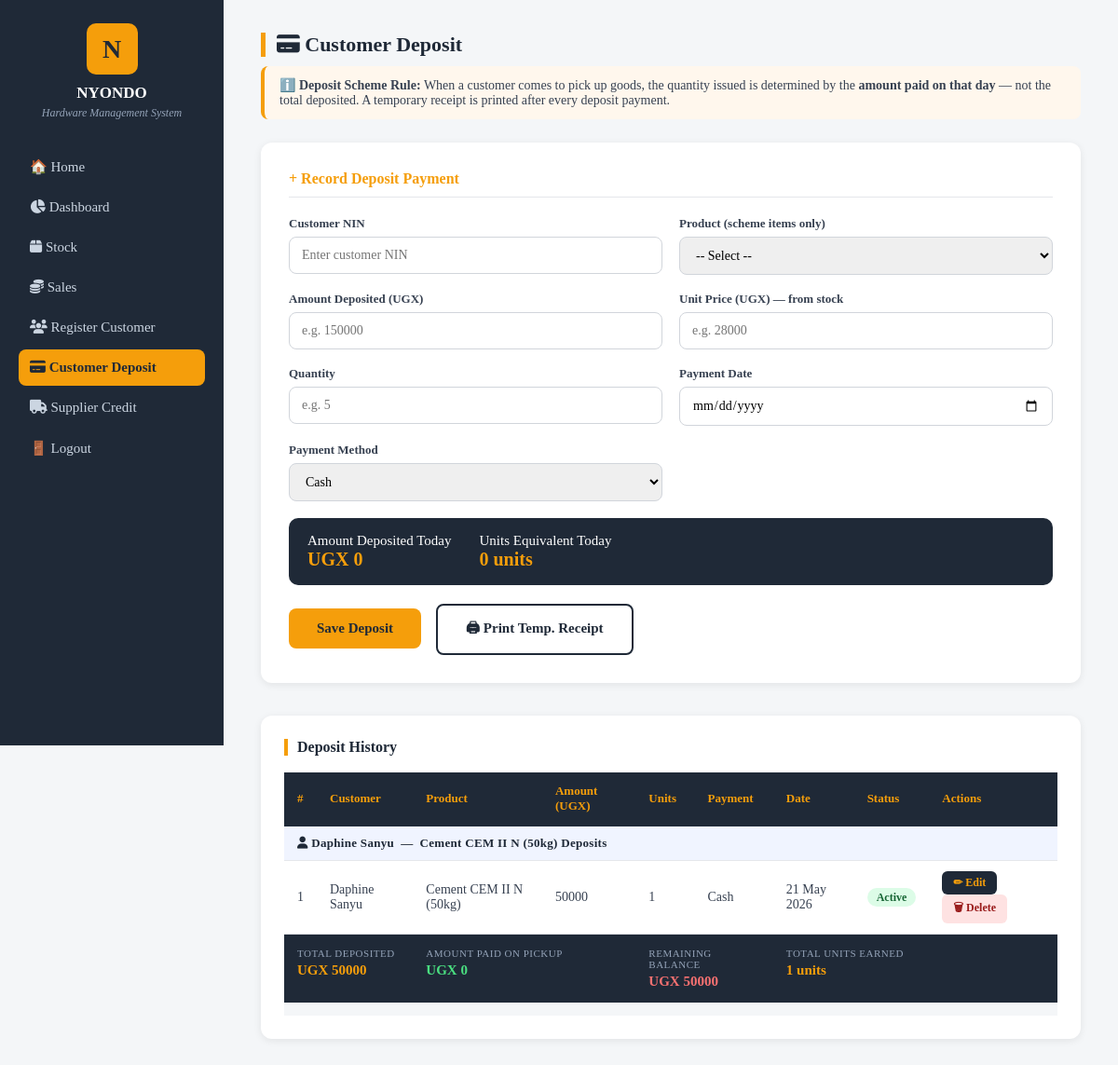
/customer_deposit/ (signed in), run on the app's committed database.
### nyondoapp/models.py (models this page shows, shortened)
class Customer(models.Model):
    full_name = models.CharField(max_length=200)  # must match name on National ID
    NIN = models.CharField(max_length=20, unique=True)  # National Identification Number
    phone = models.CharField(max_length=20)
    employer = models.CharField(max_length=200, blank=True)
    address = models.CharField(max_length=255, blank=True)
    PRODUCT_CHOICES = [
        ('cement_cem2', 'Cement CEM II N'),
        ('cement_cem3', 'Cement CEM III N'),
        ('iron_bar_10', 'Iron Bar 10mm'),
        ('iron_bar_12', 'Iron Bar 12mm'),
        ('iron_bar_16', 'Iron Bar 16mm'),
        ('iron_sheet_26', 'Iron Sheets 26G'),
        ('iron_sheet_28', 'Iron Sheets 28G'),
        ('iron_sheet_30', 'Iron Sheets 30G'),
    ]
    preferred_product = models.CharField(max_length=50, choices=PRODUCT_CHOICES)
    registration_date = models.DateField(auto_now_add=True)

class CustomerDeposit(models.Model):
    PAYMENT_CHOICES = [
        ('cash', 'Cash'),
        ('mobile_money', 'Mobile Money'),
        ('bank_transfer', 'Bank Transfer'),
    ]
    STATUS_CHOICES = [
        ('active', 'Active'),
        ('ready_pickup', 'Ready for Pickup'),
        ('collected', 'Collected'),
    ]
    customer              = models.ForeignKey(Customer, on_delete=models.CASCADE)
    product               = models.ForeignKey(Product, on_delete=models.CASCADE)
    amount_deposited      = models.DecimalField(max_digits=10, decimal_places=2)
    unit_price            = models.DecimalField(max_digits=10, decimal_places=2)
    quantity              = models.IntegerField(default=0)
    units_equivalent      = models.IntegerField(default=0)
    amount_paid_on_pickup = models.DecimalField(max_digits=12, decimal_places=0, default=0)
    payment_method        = models.CharField(max_length=20, choices=PAYMENT_CHOICES, default='cash')
    status                = models.CharField(max_length=20, choices=STATUS_CHOICES, default='active')
    date                  = models.DateField(auto_now_add=True)

class Product(models.Model):
    name = models.CharField(max_length=200)
    unit_cost = models.DecimalField(max_digits=10, decimal_places=2)  # buying price
    unit_price = models.DecimalField(max_digits=10, decimal_places=2)  # selling price
    quantity = models.IntegerField(default=0)  # current stock level

### nyondoapp/views.py (the view, shortened to what this page needs)
# urls.py: path('customer_deposit/', views.customer_deposit, name='customer_deposit'),
@login_required
def customer_deposit(request):
    role = get_user_role(request.user)
    if role == 'stockmanager':
        messages.error(request, 'You are not authorized to access customer deposits.')
        return redirect('/dashboard/stockmanager/')
    def build_groups():
        all_deposits = CustomerDeposit.objects.select_related(
            'customer', 'product'
        ).order_by('customer__full_name', '-date')
        grouped = defaultdict(list)
        for d in all_deposits:
            grouped[d.customer].append(d)
        customer_groups = []
        for customer, dep_list in grouped.items():
            total_deposited   = sum(d.amount_deposited   for d in dep_list)
            total_paid_pickup = sum(d.amount_paid_on_pickup for d in dep_list)
            remaining         = total_deposited - total_paid_pickup
            total_units       = sum(d.units_equivalent   for d in dep_list)
            customer_groups.append({
                'customer':          customer,
                'deposits':          dep_list,
                'total_deposited':   total_deposited,
                'total_paid_pickup': total_paid_pickup,
                'remaining':         remaining,
                'total_units':       total_units,
            })
        return customer_groups
    return render(request, 'customer_deposit.html', {
        'customer_groups': build_groups(),
        'products': Product.objects.all(),
    })

### nyondoapp/views.py (called while the page is built)
def get_user_role(user):
    groups = user.groups.values_list('name', flat=True)
    if 'admin' in groups:
        return 'admin'
    elif 'salesperson' in groups:
        return 'salesperson'
    elif 'stockmanager' in groups:
        return 'stockmanager'
    return None

### nyondoapp/templates/customer_deposit.html (shortened to what this page needs)
<!doctype html>
<html lang="en">
  <head>
    <link rel="stylesheet" href="https://cdnjs.cloudflare.com/ajax/libs/font-awesome/6.5.1/css/all.min.css" />
  </head>
  <body>
    <div class="sidebar" id="sidebar">
      <div class="logo-box">N</div>
      <h2>NYONDO</h2>
      <p class="tagline">Hardware Management System</p>
      <div class="menu">
        <a onclick="window.location.href = '/'">🏠 Home</a>
        <a onclick="window.location.href = '/dashboard/admin/'"><i class="fa-solid fa-chart-pie"></i> Dashboard</a>
        <a onclick="window.location.href = '/stock/'"><i class="fa-solid fa-box"></i> Stock</a>
        <a onclick="window.location.href = '/sales/'"><i class="fa-solid fa-coins"></i> Sales</a>
        <a onclick="window.location.href = '/customer_registration/'"><i class="fa-solid fa-users"></i> Register Customer</a>
        <a onclick="window.location.href = '/customer_deposit/'" class="active"><i class="fa-solid fa-credit-card"></i> Customer Deposit</a>
        <a onclick="window.location.href = '/supplier_credit/'"><i class="fa-solid fa-truck"></i> Supplier Credit</a>
        <a onclick="window.location.href = '/login/'">🚪 Logout</a>
      </div>
    </div>
    <div class="main">
      <div class="page-title"><i class="fa-solid fa-credit-card"></i> Customer Deposit</div>
      <div class="scheme-note">
        ℹ️ <strong>Deposit Scheme Rule:</strong> When a customer comes to pick
        up goods, the quantity issued is determined by the
        <strong>amount paid on that day</strong> — not the total deposited. A
        temporary receipt is printed after every deposit payment.
      </div>
      <div class="form-card">
        <h3>+ Record Deposit Payment</h3>
        <form method="POST" action="/customer_deposit/">
          <div class="form-grid">
            <div>
              <label>Customer NIN</label>
              <input type="text" name="nin" placeholder="Enter customer NIN" />
            </div>
            <div>
              <label>Product (scheme items only)</label>
              <select name="product_id" id="product_select" onchange="updateUnitPrice()">
                <option value="" data-unit="0">-- Select --</option>
              </select>
            </div>
            <div>
              <label>Amount Deposited (UGX)</label>
              <input type="number" name="amount_deposited" id="deposit_amt"
                     placeholder="e.g. 150000" oninput="calcUnits()" />
            </div>
            <div>
              <label>Unit Price (UGX) — from stock</label>
              <input type="number" id="unit_p" placeholder="e.g. 28000"
                     readonly />
            </div>
            <div>
              <label>Quantity</label>
              <input type="number" name="quantity" id="deposit_qty"
                     placeholder="e.g. 5" min="0" oninput="qtyChanged()" />
            </div>
            <div>
              <label>Payment Date</label>
              <input type="date" name="payment_date" />
            </div>
            <div>
              <label>Payment Method</label>
              <select name="payment_method">
                <option value="cash">Cash</option>
              </select>
            </div>
          </div>
          <div class="balance-box">
            <div class="item">
              Amount Deposited Today
              <span id="total-dep">UGX 0</span>
            </div>
            <div class="item">
              Units Equivalent Today
              <span id="units-eq">0 units</span>
            </div>
          </div>
          <button class="btn-submit" type="submit">Save Deposit</button>
          <button type="button" class="btn-receipt" onclick="window.print()">
            🖨 Print Temp. Receipt
          </button>
        </form>
      </div>
      <div class="table-section">
        <h3>Deposit History</h3>
        <div class="table-wrapper">
        <table>
          <thead>
            <tr>
              <th>#</th>
              <th>Customer</th>
              <th>Product</th>
              <th>Amount (UGX)</th>
              <th>Units</th>
              <th>Payment</th>
              <th>Date</th>
              <th>Status</th>
              <th>Actions</th>
            </tr>
          </thead>
          <tbody>
            {% for group in customer_groups %}
              <tr class="customer-group-header">
                <td colspan="9">
                  <i class="fa-solid fa-user"></i> {{ group.customer.full_name }}
                  &nbsp;—&nbsp;
                  {{ group.deposits.0.product.name }} Deposits
                </td>
              </tr>
              {% for deposit in group.deposits %}
              <tr>
                <td>{{ forloop.counter }}</td>
                <td>{{ deposit.customer.full_name }}</td>
                <td>{{ deposit.product.name }}</td>
                <td>{{ deposit.amount_deposited|floatformat:0 }}</td>
                <td>{{ deposit.units_equivalent }}</td>
                <td>{{ deposit.get_payment_method_display }}</td>
                <td>{{ deposit.date|date:"d M Y" }}</td>
                <td>
                  {% if deposit.status == 'active' %}
                    <span class="badge-active">Active</span>
                  {% elif deposit.status == 'ready_pickup' %}
                    <span class="badge-pickup">Ready Pickup</span>
                  {% else %}
                    <span class="badge-done">Collected</span>
                  {% endif %}
                </td>
                <td>
                  <a href="/customer_deposit/edit/{{ deposit.id }}/" class="btn-edit">✏ Edit</a>
                  <a href="/customer_deposit/delete/{{ deposit.id }}/" class="btn-delete"
                     onclick="return confirm('Delete this deposit?');">🗑 Delete</a>
                </td>
              </tr>
              {% endfor %}
              <tr class="balance-summary-row">
                <td colspan="2">
                  <span class="bal-label">Total Deposited</span>
                  <span class="bal-value">UGX {{ group.total_deposited|floatformat:0 }}</span>
                </td>
                <td colspan="2">
                  <span class="bal-label">Amount Paid on Pickup</span>
                  <span class="bal-value green">UGX {{ group.total_paid_pickup|floatformat:0 }}</span>
                </td>
                <td colspan="2">
                  <span class="bal-label">Remaining Balance</span>
                  {% if group.remaining == 0 %}
                    <span class="bal-value green">UGX 0 &nbsp;✓ Cleared</span>
                  {% else %}
                    <span class="bal-value red">UGX {{ group.remaining|floatformat:0 }}</span>
                  {% endif %}
                </td>
                <td colspan="2">
                  <span class="bal-label">Total Units Earned</span>
                  <span class="bal-value">{{ group.total_units }} units</span>
                </td>
                <td></td>
              </tr>
              <tr class="spacer-row"><td colspan="9"></td></tr>
            {% empty %}
              <tr>
                <td colspan="9" style="text-align: center; color: #9ca3af; padding: 30px;">
                  No deposits recorded yet
                </td>
              </tr>
            {% endfor %}
          </tbody>
        </table>
        </div>
    </div>
  </body>
</html>

### nyondoapp/templates/customer_deposit.html (style rules this page uses)
* { box-sizing: border-box; margin: 0; padding: 0; font-family: Georgia, serif; }
body { background: #f4f6f8; color: #1f2937; }
.sidebar { position: fixed; left: 0; top: 0; width: 240px; height: 100vh; background: #1f2937; color: #fff; padding: 25px 20px; overflow-y: auto; }
.logo-box { width: 55px; height: 55px; background: #f59e0b; color: #1f2937; border-radius: 10px; display: flex; align-items: center; justify-content: center; font-size: 28px; font-weight: bold; margin: 0 auto 10px; }
.sidebar h2 { text-align: center; font-size: 17px; margin-bottom: 4px; }
.sidebar p.tagline { text-align: center; font-size: 12px; color: #94a3b8; font-style: italic; margin-bottom: 30px; }
.menu a { display: block; color: #cbd5e1; text-decoration: none; padding: 11px 12px; border-radius: 8px; font-size: 15px; margin-bottom: 4px; cursor: pointer; }
.menu a.active { background: #f59e0b; color: #1f2937; font-weight: bold; }
.main { margin-left: 240px; padding: 35px 40px; }
.page-title { font-size: 22px; font-weight: bold; border-left: 5px solid #f59e0b; padding-left: 12px; margin-bottom: 10px; }
.scheme-note { background: #fff7ed; border-left: 4px solid #f59e0b; padding: 12px 16px; border-radius: 8px; font-size: 14px; color: #374151; margin-bottom: 25px; }
.form-card { background: #fff; border-radius: 12px; padding: 30px; box-shadow: 0 2px 8px rgba(0, 0, 0, 0.08); margin-bottom: 35px; }
.form-card h3 { font-size: 16px; color: #f59e0b; border-bottom: 1px solid #e5e7eb; padding-bottom: 10px; margin-bottom: 20px; }
.form-grid { display: grid; grid-template-columns: 1fr 1fr; gap: 18px; }
label { display: block; font-size: 13px; font-weight: bold; margin-bottom: 6px; color: #374151; }
input, select { width: 100%; padding: 11px 13px; border: 1.5px solid #d1d5db; border-radius: 8px; font-size: 14px; outline: none; }
.balance-box { margin-top: 18px; background: #1f2937; color: #fff; padding: 16px 20px; border-radius: 10px; font-size: 15px; display: flex; gap: 30px; flex-wrap: wrap; }
.balance-box .item span { color: #f59e0b; font-size: 20px; font-weight: bold; display: block; }
.btn-submit { margin-top: 20px; background: #f59e0b; color: #1f2937; padding: 13px 30px; border: none; border-radius: 8px; font-size: 15px; font-weight: bold; cursor: pointer; }
.btn-receipt { margin-top: 20px; margin-left: 12px; background: #ffffff; color: #1f2937; padding: 13px 30px; border: 2px solid #1f2937; border-radius: 8px; font-size: 15px; font-weight: bold; cursor: pointer; }
.table-section { background: #fff; border-radius: 12px; padding: 25px; box-shadow: 0 2px 8px rgba(0, 0, 0, 0.08); }
.table-section h3 { font-size: 16px; margin-bottom: 18px; border-left: 4px solid #f59e0b; padding-left: 10px; }
table { width: 100%; border-collapse: collapse; font-size: 14px; }
th { background: #1f2937; color: #f59e0b; padding: 12px 14px; text-align: left; font-size: 13px; }
td { padding: 11px 14px; border-bottom: 1px solid #e5e7eb; color: #374151; }
.badge-active { background: #dcfce7; color: #166534; padding: 3px 10px; border-radius: 20px; font-size: 12px; font-weight: bold; }
.btn-edit { background: #1f2937; color: #f59e0b; padding: 5px 12px; border-radius: 6px; font-size: 12px; font-weight: bold; text-decoration: none; margin-right: 5px; display: inline-block; }
.btn-delete { background: #fee2e2; color: #991b1b; padding: 5px 12px; border-radius: 6px; font-size: 12px; font-weight: bold; text-decoration: none; display: inline-block; }
.customer-group-header td { background: #f0f4ff; font-weight: bold; font-size: 13px; color: #1f2937; border-top: 2px solid #1f2937; letter-spacing: 0.3px; padding: 10px 14px; }
.balance-summary-row td { background: #1f2937; color: #fff; font-size: 13px; border-bottom: none; padding: 14px; vertical-align: top; }
.bal-label { color: #94a3b8; font-size: 11px; display: block; margin-bottom: 4px; text-transform: uppercase; letter-spacing: 0.5px; }
.bal-value { color: #f59e0b; font-size: 15px; font-weight: bold; }
.bal-value.green { color: #4ade80; }
.bal-value.red { color: #f87171; }
.spacer-row td { height: 14px; background: #f4f6f8; border: none; padding: 0; }
.table-wrapper { width: 100%; overflow-x: auto; -webkit-overflow-scrolling: touch; }
.table-wrapper table { min-width: 780px; }

### data on the page
Customer: customer.full_name "Daphine Sanyu", deposits.0.product.name "Cement CEM II N (50kg)", total_deposited "50000", total_paid_pickup "0", remaining "50000", total_units "1"
CustomerDeposit: customer.full_name "Daphine Sanyu", product.name "Cement CEM II N (50kg)", amount_deposited "50000", units_equivalent "1", payment_method "Cash", date "21 May 2026", status "Active"
